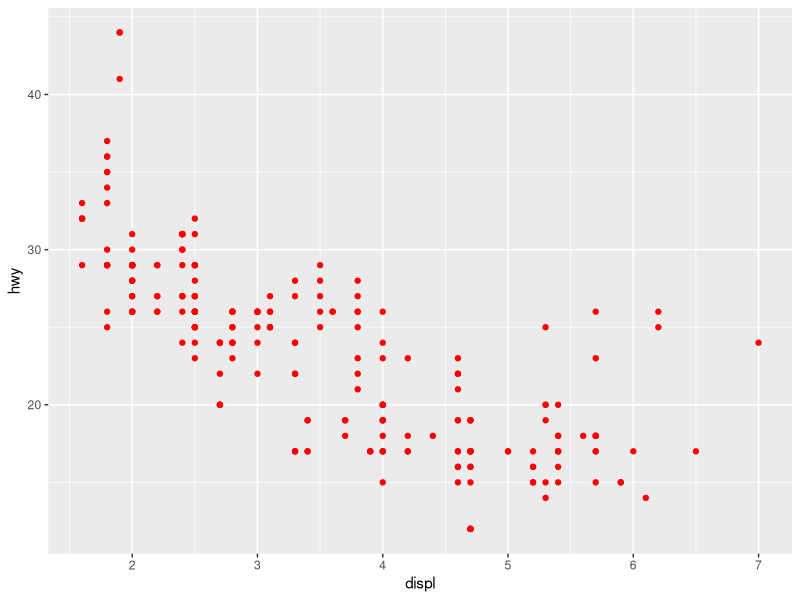
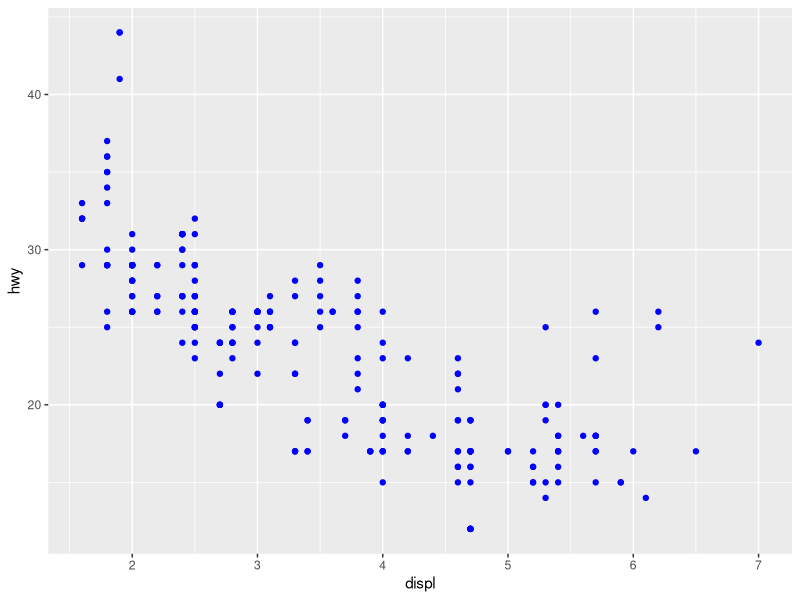
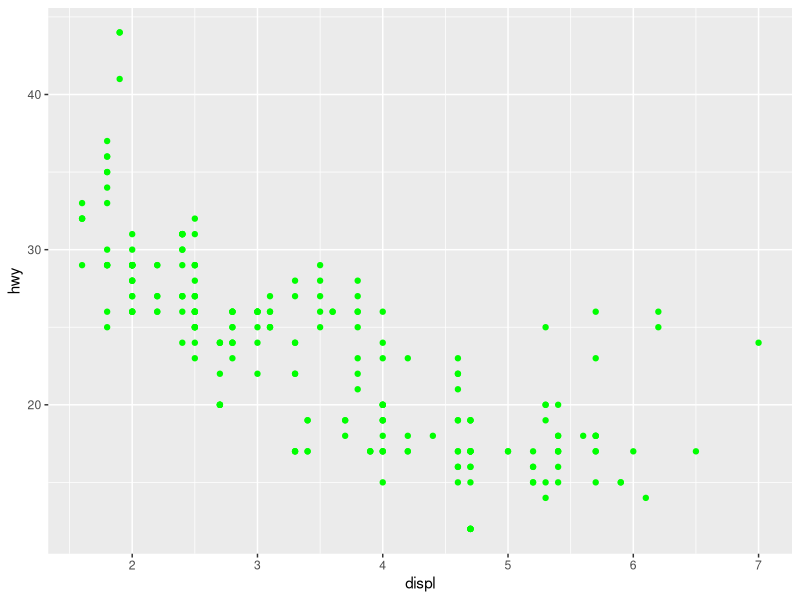
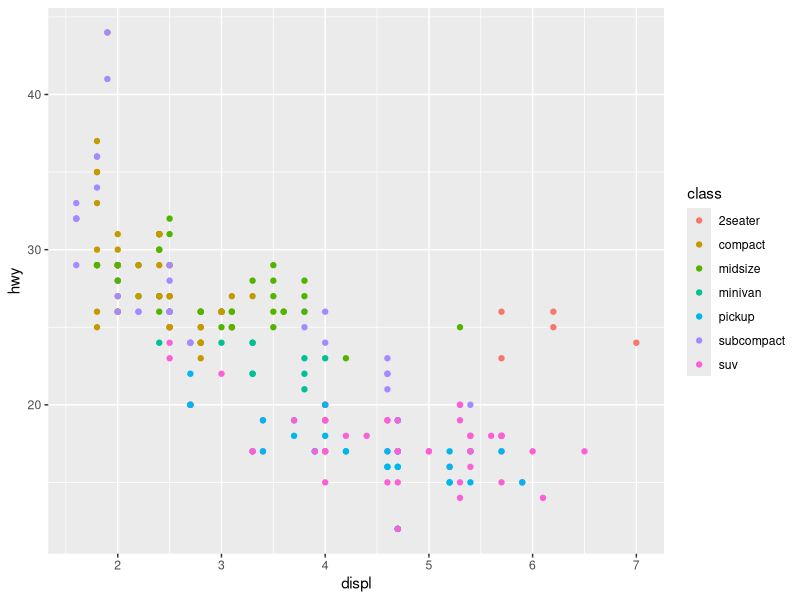
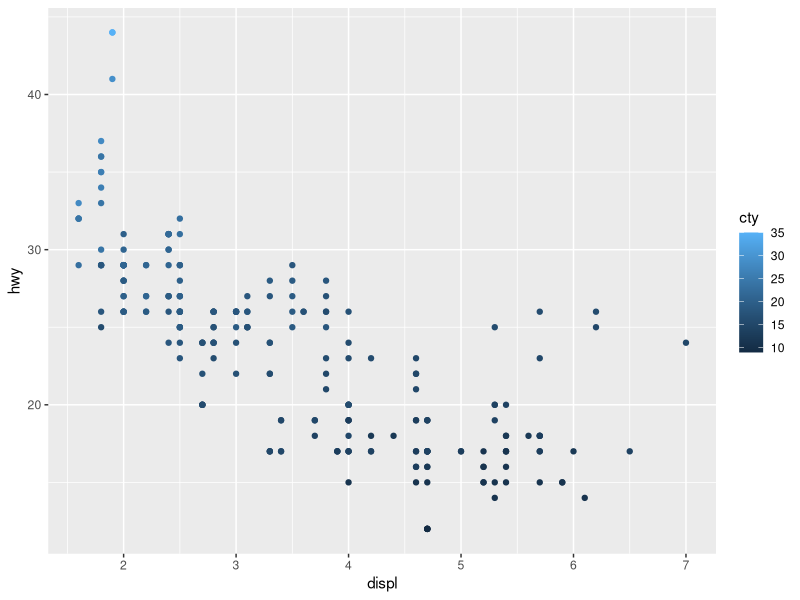
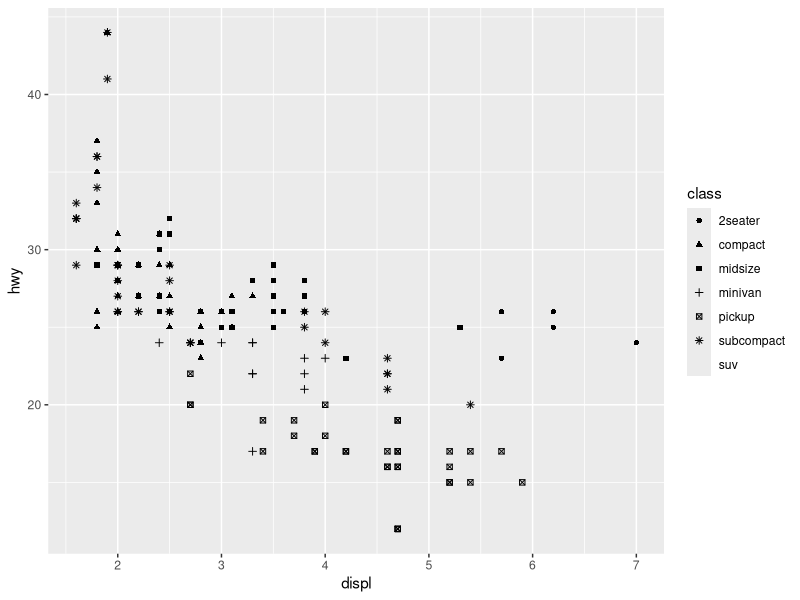
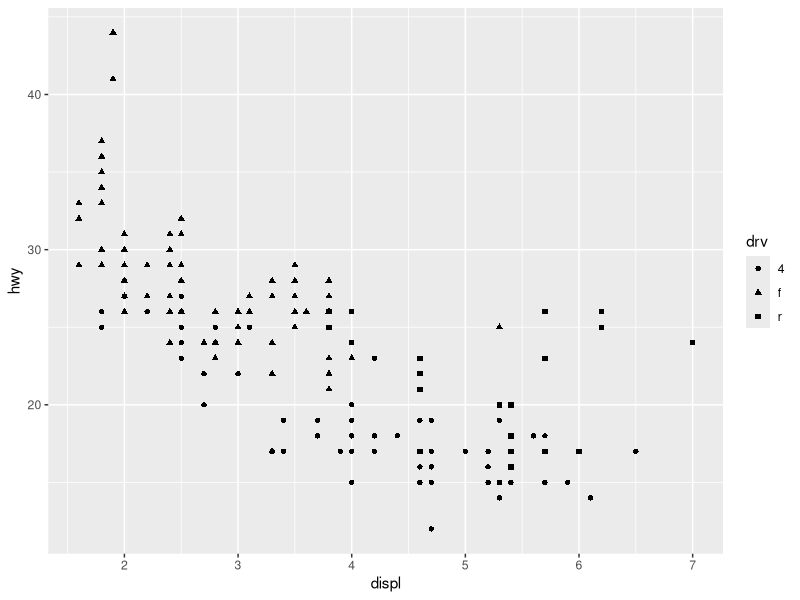
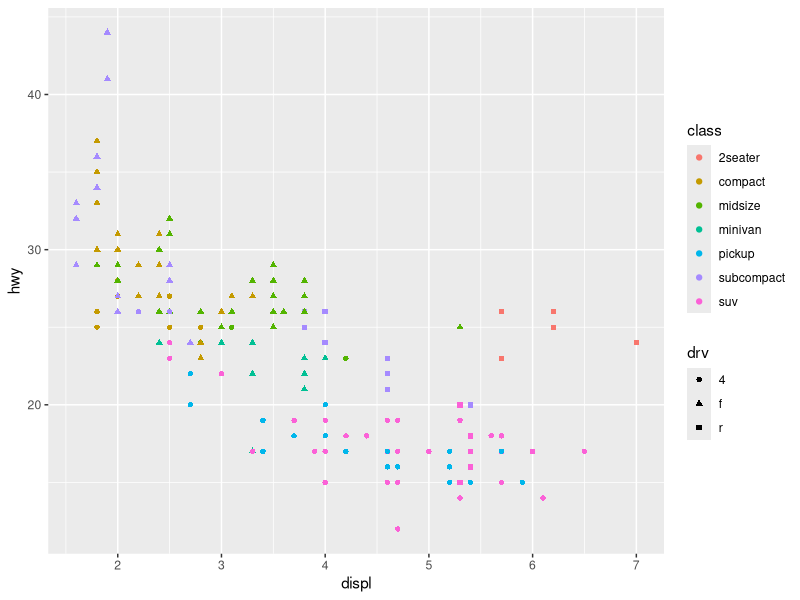

Write the R code that produced these figures, in order. (Note: this script raises an error after producing the figures.)
### Tweaks and tricks

library(tidyverse)

# chose color in geom
ggplot(
  data = mpg,
  mapping = aes(x = displ, y = hwy)
) +
  geom_point(
    color = "red"
  )

# different color 1
ggplot(
  data = mpg,
  mapping = aes(x = displ, y = hwy)
) +
  geom_point(
    color = "blue"
  )

# different color 2
ggplot(
  data = mpg,
  mapping = aes(x = displ, y = hwy)
) +
  geom_point(
    color = "green"
  )

# color as 3rd aesthetic
ggplot(
  data = mpg,
  mapping = aes(x = displ, y = hwy, color = class)
) +
  geom_point()

ggplot(
  data = mpg,
  mapping = aes(x = displ, y = hwy, color = cty)
) +
  geom_point()

# point shape as 3rd aesthetic
ggplot(
  data = mpg,
  mapping = aes(
    x = displ,
    y = hwy,
    shape = class
  )
) +
  geom_point()

# shape mapped on drv
ggplot(
  data = mpg,
  mapping = aes(
    x = displ,
    y = hwy,
    shape = drv
  )
) +
  geom_point()

ggplot(
  data = mpg,
  mapping = aes(
    x = displ,
    y = hwy,
    color = class,
    shape = drv
  )
) +
  geom_point()

# point size as 3rd aesthetic
ggplot(
  data = mpg,
  mapping = aes(
    x = displ,
    y = hwy,
    size = cty
  )
) +
  geom_point()

# mix to increase num of aesthetics
ggplot(
  data = mpg,
  mapping = aes(
    x = displ,
    y = hwy,
    color = class,
    size = cty
  )
) +
  geom_point()

# unquoted col in aes()
try(
  ggplot(
    data = mpg,
    mapping = aes(
      x = displ,
      y = hwy,
      color = blue
    )
  ) +
    geom_point()
)

# mpg quoted and unquoted
mpg
"mpg"

# quoted color in aes()
ggplot(
  data = mpg,
  mapping = aes(
    x = displ,
    y = hwy,
    color = "blue"
  )
) +
  geom_point()

ggplot(
  data = mpg,
  mapping = aes(
    x = displ,
    y = hwy
  )
) +
  geom_point(
    color = "blue"
  )

# semi-transparency
ggplot(
  data = mpg,
  mapping = aes(
    x = displ,
    y = hwy
  )
) +
  geom_point(alpha = 0.2)

# function of variables in aes()
ggplot(
  data = mpg,
  mapping = aes(
    x = displ,
    y = 2.35 / hwy
  )
) +
  geom_point()

# color in geom()
try(
  ggplot(
    data = mpg,
    mapping = aes(
      x = displ,
      y = 2.35 / hwy
    )
  ) +
    geom_point(color = class)
)
